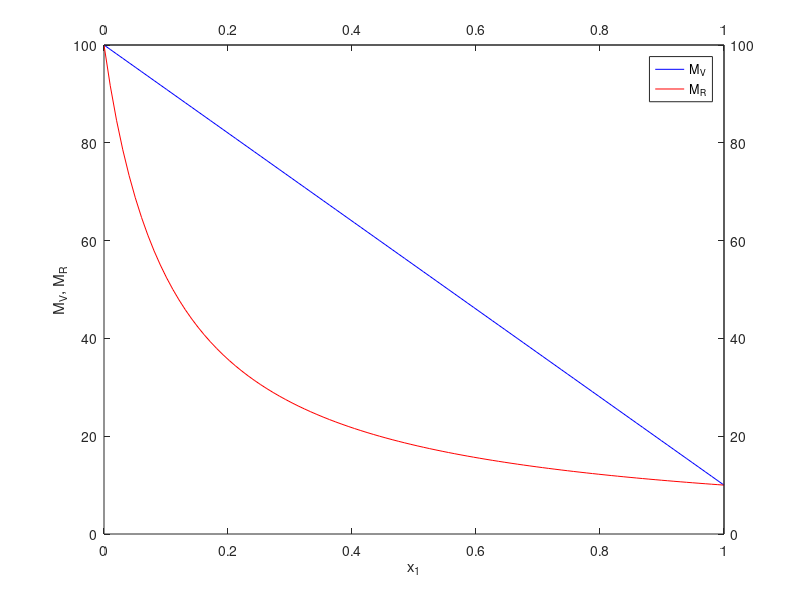

Source code (MATLAB):
%This is a script to produce a graph for problem 1b

% elastic moduli [GPa]
M1 = 10;
M2 = 100;

x1 = linspace(0,1);
x2 = 1 - x1;

% Voigt bound
MV = x1*M1 + x2*M2;

% Reuss bound
MR = 1./((x1/M1) + (x2/M2));

plot(x1,MV,'b')
hold on
plot(x1,MR,'r')

xlabel('x_1')
ylabel('M_V, M_R')
legend('M_V','M_R')


ax1=gca;
ax2 = axes('Position', get(ax1, 'Position'),'Color', 'none');
set(ax2, 'XAxisLocation', 'top','YAxisLocation','Right');
% set the same Limits and Ticks on ax2 as on ax1;
set(ax2, 'XLim', get(ax1, 'XLim'),'YLim', get(ax1, 'YLim'));
set(ax2, 'XTick', get(ax1, 'XTick'), 'YTick', get(ax1, 'YTick'));
OppTickLabels = {'1' '0.9' '0.8' '0.7' '0.6' '0.5' '0.4' '0.3' '0.2' '0.1' '0'};
